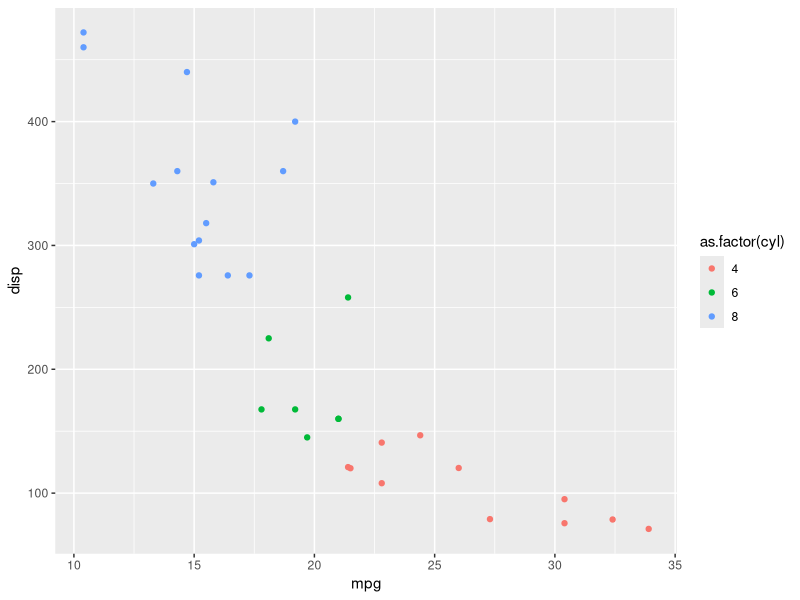
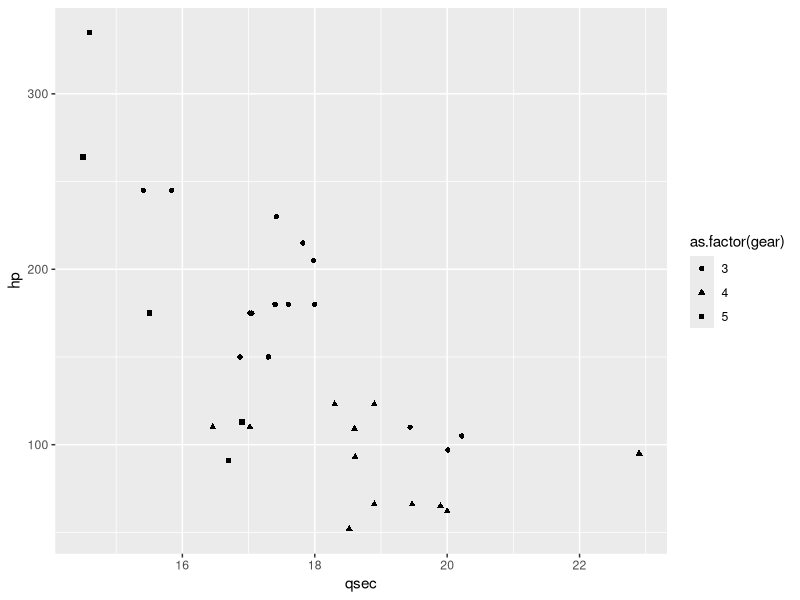
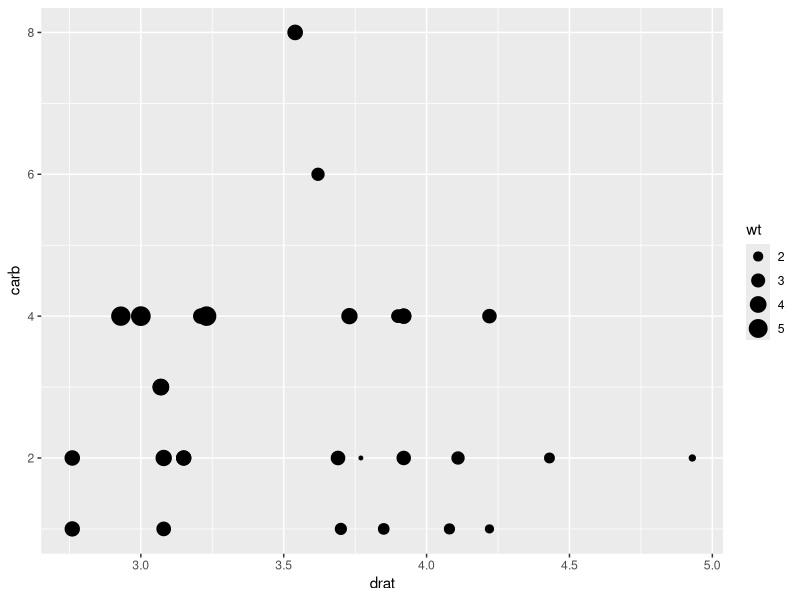
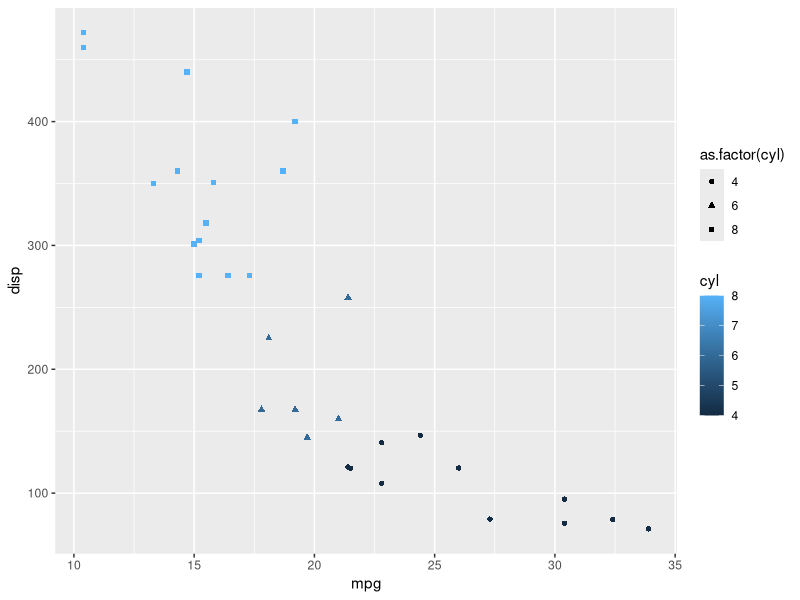
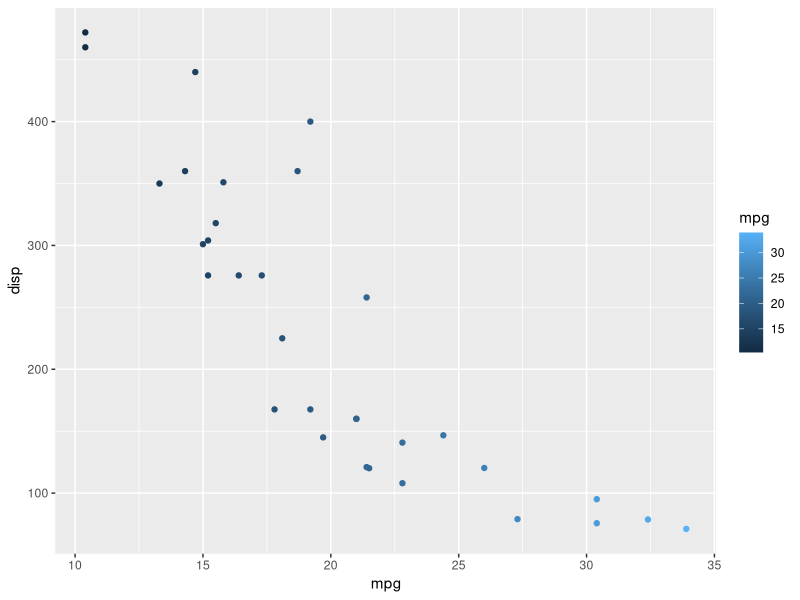
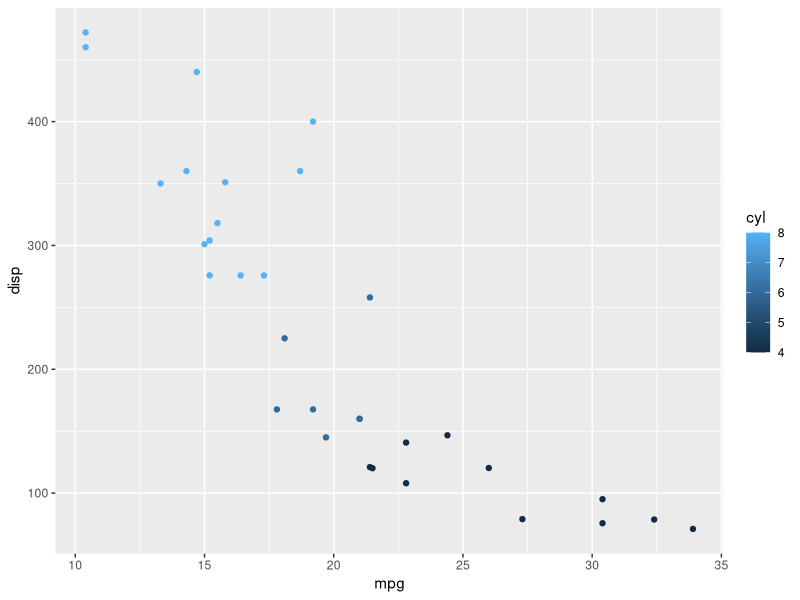
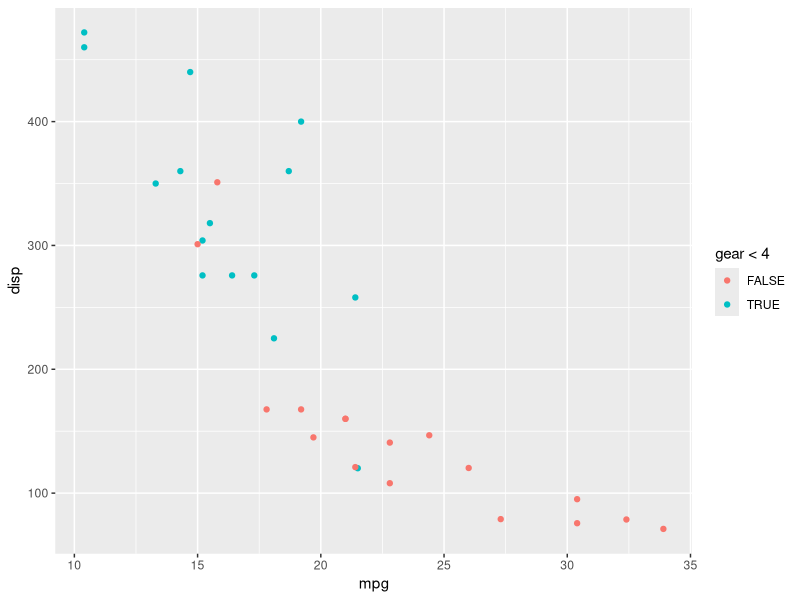
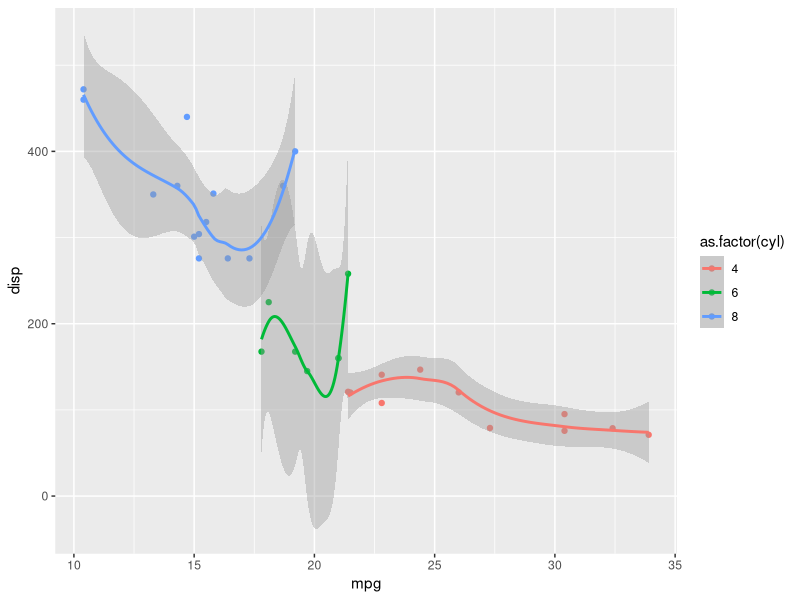

Here is the R script that generated these plots, in order:
# The following program contains code for Lab 1 in
# Exploratory Data Analysis (EDA)
#
# @author   Sarah Stepak
# @program  Lab 1 EDA
# @since    02.23.2021
# @dataset  mtcars  Given example dataset from ggplot2


# Imports ggplot2 package
library(ggplot2) #once per R session

# Investigates the data for any 'unusual' points
summary(mtcars)
names(mtcars)
dim(mtcars)
table(mtcars$mpg)
table(mtcars$cyl)
table(mtcars$disp)
table(mtcars$hp)
table(mtcars$drat)
table(mtcars$wt)
table(mtcars$qsec)
table(mtcars$vs)
table(mtcars$am)
table(mtcars$gear)
table(mtcars$carb)


# Uses the color aesthetic with a categorical character 
# variable or a discrete numeric variable using as.factor().
ggplot(mtcars,aes(x=mpg,y=disp,color=as.factor(cyl))) +  geom_point()

# Uses the shape aesthetic different from the vars used in 1.
ggplot(mtcars,aes(x=qsec,y=hp,shape=as.factor(gear))) +  geom_point()

# Uses the size aesthetic different from the vars used in 1 and 2.
ggplot(mtcars,aes(x=drat,y=carb,size=wt)) +  geom_point()

# Maps the same variable in 1 to two different aesthetics
ggplot(mtcars,aes(x=mpg,y=disp,color=cyl,shape=as.factor(cyl))) +
  geom_point()

# Uses the color aesthetic with a numeric variable.
ggplot(mtcars, aes(x = mpg, y = disp, colour = mpg)) +
  geom_point()
ggplot(mtcars, aes(x = mpg, y = disp, colour = cyl)) +
  geom_point()

# Maps a condition to an aesthetic instead of a variable.
ggplot(mtcars, aes(x = mpg, y = disp, colour = gear < 4)) +
  geom_point()

# Uses the geom_smooth geometry.
ggplot(mtcars,aes(x=mpg,y=disp,color=as.factor(cyl))) +  geom_point() +  geom_smooth()